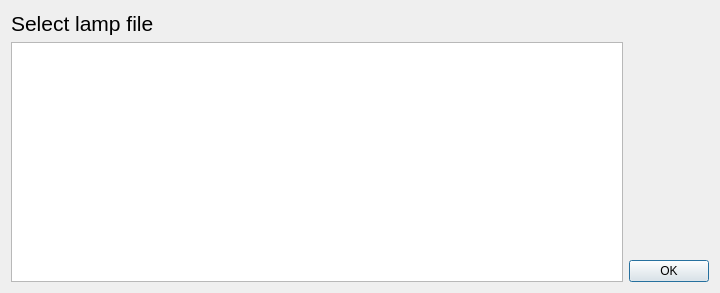
<?xml version="1.0" encoding="UTF-8"?>
<ui version="4.0">
 <class>Dialog</class>
 <widget class="QDialog" name="Dialog">
  <property name="windowModality">
   <enum>Qt::ApplicationModal</enum>
  </property>
  <property name="geometry">
   <rect>
    <x>0</x>
    <y>0</y>
    <width>720</width>
    <height>293</height>
   </rect>
  </property>
  <property name="windowTitle">
   <string>Dialog</string>
  </property>
  <property name="modal">
   <bool>true</bool>
  </property>
  <layout class="QGridLayout" name="gridLayout">
   <item row="1" column="1">
    <layout class="QVBoxLayout" name="verticalLayout">
     <item>
      <spacer name="verticalSpacer">
       <property name="orientation">
        <enum>Qt::Vertical</enum>
       </property>
       <property name="sizeHint" stdset="0">
        <size>
         <width>20</width>
         <height>40</height>
        </size>
       </property>
      </spacer>
     </item>
     <item>
      <widget class="QPushButton" name="btnSelectTestMode">
       <property name="text">
        <string>OK</string>
       </property>
      </widget>
     </item>
    </layout>
   </item>
   <item row="1" column="0">
    <widget class="QListWidget" name="listTestModes">
     <property name="font">
      <font>
       <pointsize>16</pointsize>
      </font>
     </property>
     <property name="viewMode">
      <enum>QListView::ListMode</enum>
     </property>
    </widget>
   </item>
   <item row="0" column="0">
    <widget class="QLabel" name="label">
     <property name="font">
      <font>
       <pointsize>16</pointsize>
      </font>
     </property>
     <property name="text">
      <string>Select lamp file</string>
     </property>
    </widget>
   </item>
  </layout>
 </widget>
 <resources/>
 <connections/>
</ui>
